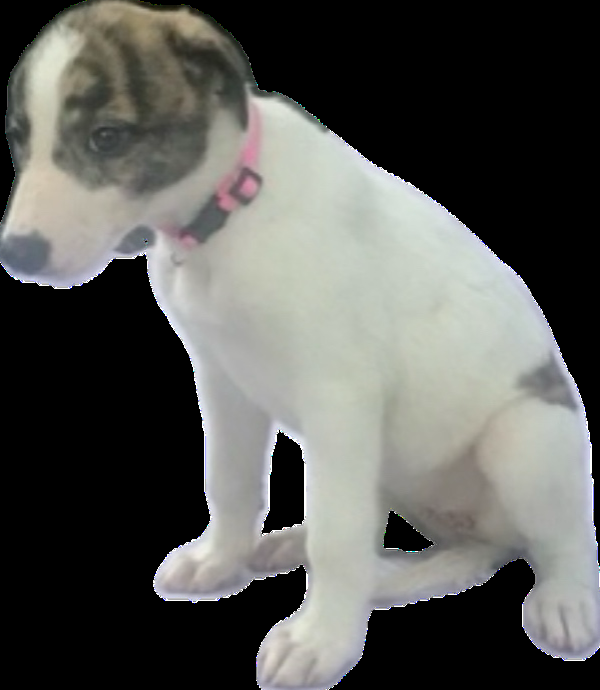
#> input picture Picture1.png, 600 x 690 px, found by its file name
$ python main.py
#> lines starting #> are read from the running program, lines starting #| are printed output that depends on the picture; after the words box and inside, x2 and y2 are one past the last pixel; in counts of white or black regions, pixels touching at a corner belong together
import cv2
import numpy as np

img_path = "/Users/lxiaodoh/PycharmProjects/tufting/Picture1.png"
output_path = "/Users/lxiaodoh/PycharmProjects/tufting/dog_output.jpeg"

img = cv2.imread(img_path)
#> img is the input picture: shape (690, 600, 3); mean B, G, R 87.5, 91, 90.3
gray = cv2.cvtColor(img, cv2.COLOR_BGR2GRAY)
blur = cv2.bilateralFilter(gray, 9, 75, 75)
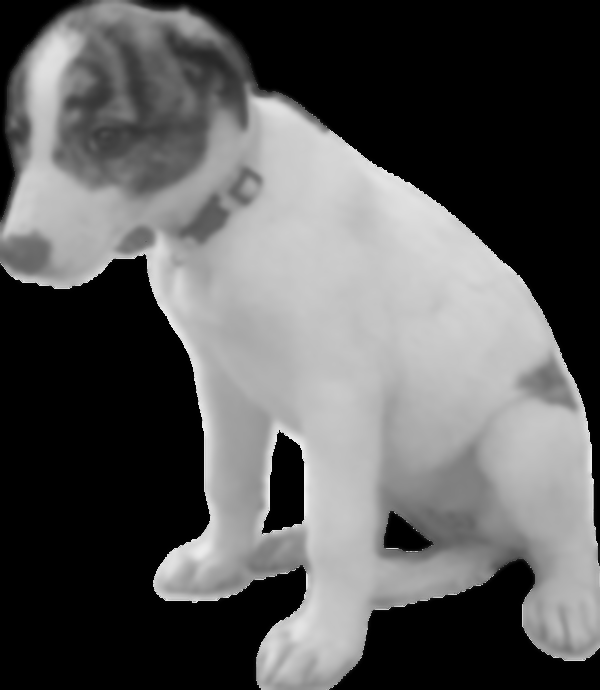
#> blur: shape (690, 600); min 0, max 243, mean 90.3
edges = cv2.Canny(blur, 10, 30)
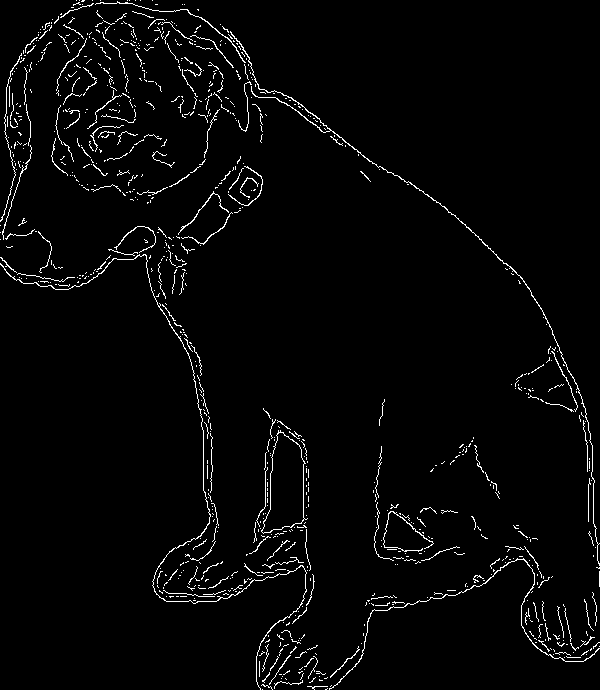
#> edges: shape (690, 600); 2.7% white in thin lines or dots
kernel = np.ones((3, 3), np.uint8)
dilated = cv2.dilate(edges, kernel, iterations=1)
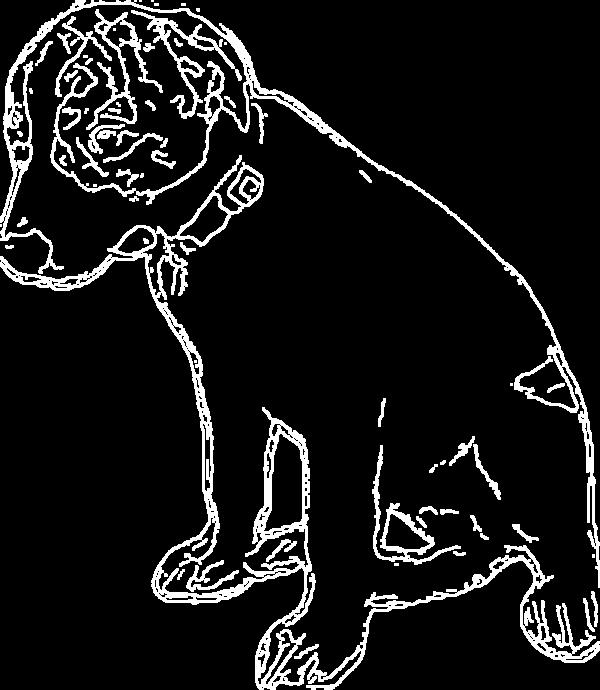
#> dilated: shape (690, 600); 9.7% white; 70 white regions (16 under 20 px)
contours, hierarchy = cv2.findContours(dilated, cv2.RETR_EXTERNAL, cv2.CHAIN_APPROX_SIMPLE)
#> contours = 67 contours, 18 with area under 20; largest, box (x1, y1, x2, y2) and area: (0, 155, 600, 690) 21943, (0, 0, 600, 588) 9830, (372, 445, 461, 565) 2146, (86, 9, 163, 130) 1798, (131, 10, 242, 119) 1570
mask = np.zeros_like(gray)
cv2.drawContours(mask, contours, -1, 255, -1)
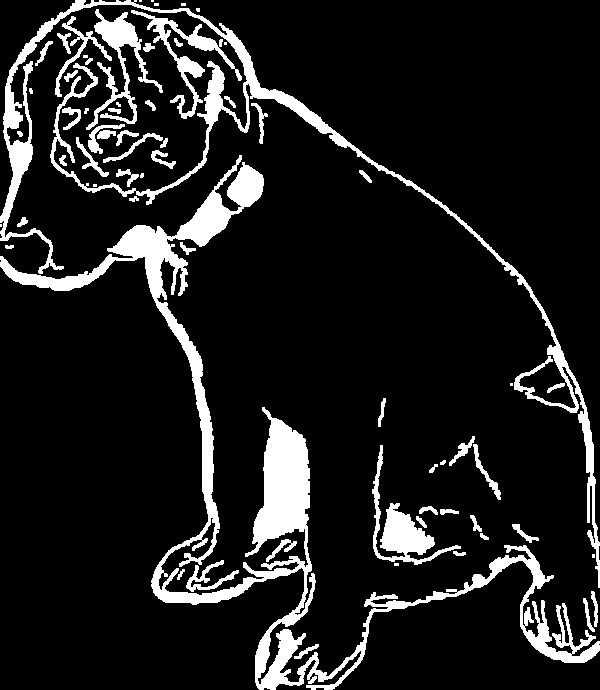
#> mask: shape (690, 600); 11.8% white; 67 white regions (14 under 20 px), largest, box (x1, y1, x2, y2) and area: (0, 155, 600, 690) 24639, (0, 0, 600, 588) 11964, (372, 445, 461, 565) 2447
cv2.imwrite(output_path, mask)

$ run again, with dog.jpeg saved as Picture1.png
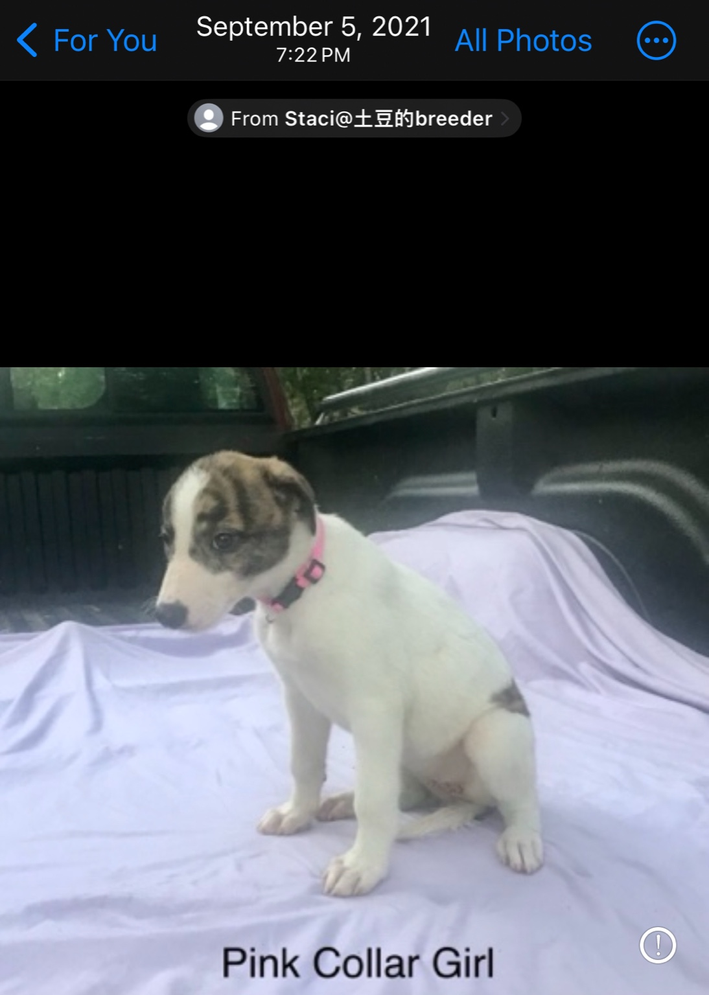
#> input picture dog.jpeg, 709 x 995 px, shrunk from 1094 x 1536 before the run, found by its file name
#> img is the input picture: shape (995, 709, 3); mean B, G, R 106.7, 98.7, 95.1
#> `edges = cv2.Canny(blur, 10, 30)`:
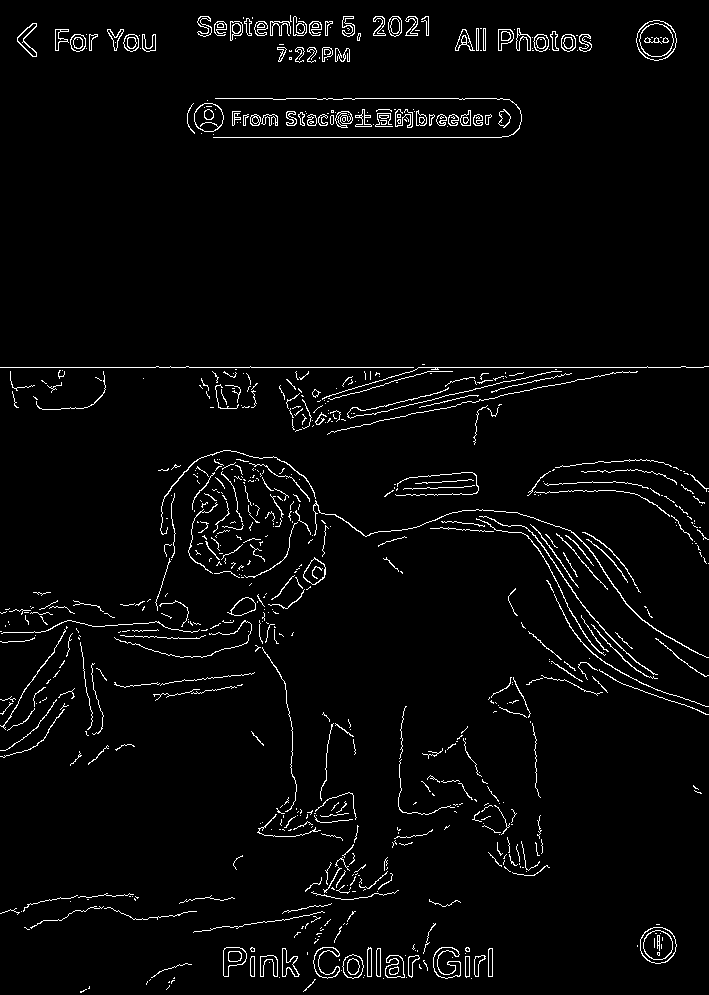
#> edges: shape (995, 709); 3.1% white in thin lines or dots
#> dilated: shape (995, 709); 10.3% white; 148 white regions (13 under 20 px)
#> contours = 142 contours, 21 with area under 20; largest, box (x1, y1, x2, y2) and area: (0, 449, 709, 708) 14377, (0, 363, 709, 436) 9599, (254, 644, 358, 842) 3028, (285, 108, 493, 129) 2785, (193, 97, 523, 139) 2149
#> `cv2.drawContours(mask, contours, -1, 255, -1)`:
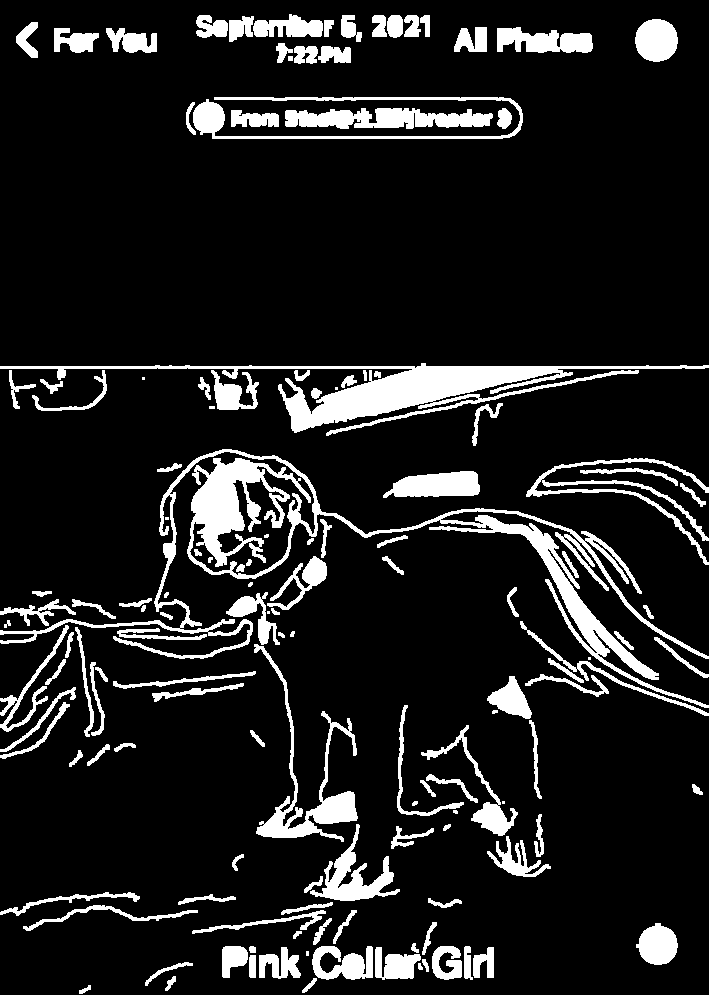
#> mask: shape (995, 709); 12% white; 142 white regions (11 under 20 px), largest, box (x1, y1, x2, y2) and area: (0, 449, 709, 708) 17238, (0, 363, 709, 436) 11014, (254, 644, 358, 842) 3580
